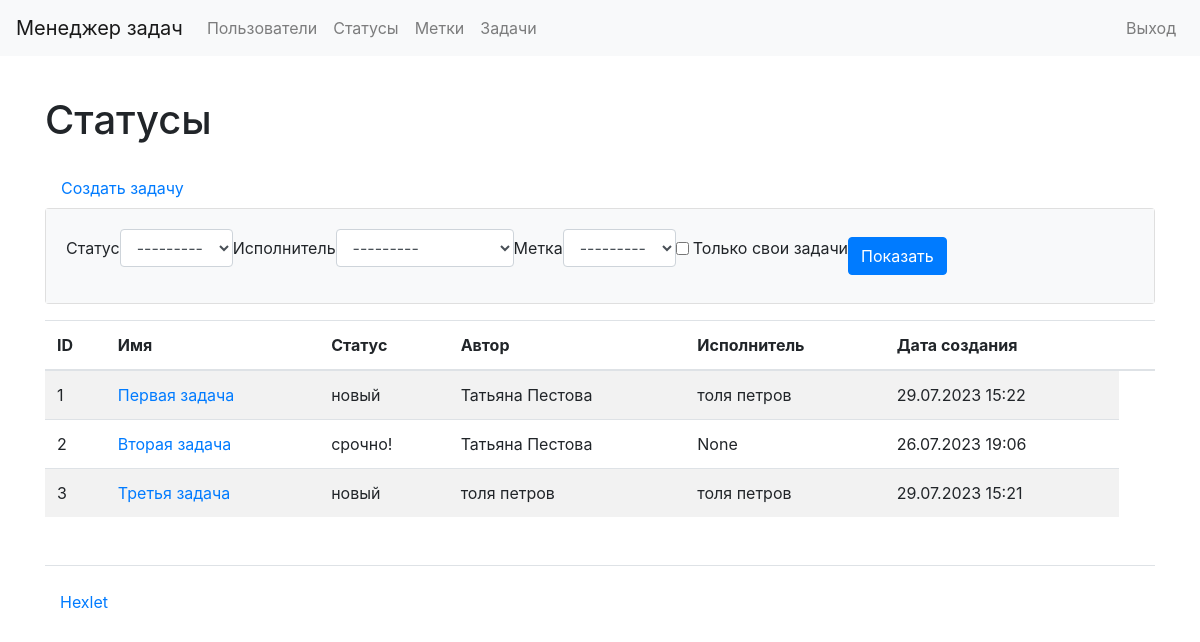
Screenshot of /tasks/ (signed in) with the database file from the repository.
### task_manager/tasks/models.py (models this page shows, shortened)
class Tasks(models.Model):
    name = models.CharField(max_length=150, verbose_name=_('Name'))
    author = models.ForeignKey(User, on_delete=models.PROTECT,
                               related_name='author',
                               verbose_name=_('Author'))
    description = models.TextField(max_length=10000,
                                   blank=True,
                                   null=True,
                                   verbose_name=_('Description'))
    status = models.ForeignKey(Statuses, on_delete=models.PROTECT,
                               verbose_name=_('Status'))
    executor = models.ForeignKey(User, on_delete=models.PROTECT,
                                 null=True,
                                 blank=True,
                                 related_name='executor',
                                 verbose_name=_('Executor'))
    labels = models.ManyToManyField(Labels, verbose_name=_('Labels'),
                                    through="TasksLabels",
                                    blank=True)
    created_at = models.DateTimeField(auto_now=True)

### task_manager/statuses/models.py (models this page shows)
class Statuses(models.Model):
    name = models.CharField(max_length=100,
                            verbose_name=_('Name'),
                            unique=True)
    created_at = models.DateTimeField(auto_now=True,
                                      verbose_name=_('Creation date'))
    def __str__(self):
        return self.name

### task_manager/tasks/views.py (the view)
# urls.py: path('', views.TasksListView.as_view(),
class TasksListView(AuthRequiredMixin, FilterView):
    template_name = 'tasks/tasks_list.html'
    model = Tasks
    filterset_class = TaskFilter

### task_manager/labels/models.py (called while the page is built)
    def __str__(self):
        return self.name

### task_manager/users/mixins.py (called while the page is built)
    def dispatch(self, request, *args, **kwargs):
        if not request.user.is_authenticated:
            messages.error(request, self.auth_message)
            return redirect(reverse_lazy('login'))
        return super().dispatch(request, *args, **kwargs)

### task_manager/users/models.py (called while the page is built)
    def __str__(self):
        return f'{self.first_name} {self.last_name}'

### task_manager/templates/tasks/tasks_list.html
{% extends "base.html" %}
{% load bootstrap4 %}
{% block content %}
{% load i18n %}
<h1 class="my-4">{% trans "Statuses" %}</h1>
<a class="nav-link" href="{% url 'task_create' %}">{% trans "Create task" %}</a>
<div class="card mb-3">
  <div class="card-body bg-light">
      <form class="form-inline center" method="get">
          {% bootstrap_form filter.form field_class="mr-3 ml-2" %}
          <button class="btn btn-primary" type="submit">{% trans "Show" %}</button>
      </form>
  </div>
</div>
<table class="table table-striped">
  <thead>
    <tr>
      <th>ID</th>
      <th>{% trans "Name" %}</th>
      <th>{% trans "Status" %}</th>
      <th>{% trans "Author" %}</th>
      <th>{% trans "Executor" %}</th>
      <th>{% trans "Creation date" %}</th>
      <th></th>
    </tr>
  </thead>
  <tbody>
    {% for task in tasks_list %}
        <tr>
          <td>
            {{ task.pk }}
          </td>
          <td>
            <a href="{% url 'task_detail' task.pk %}">{{ task.name }}</a>
          </td>
          <td>
            {{ task.status }}
          </td>
          <td>
            {{ task.author }}
          </td>
          <td>
            {{ task.executor }}
          </td>
          <td>{{ task.created_at|date:"d.m.Y H:i" }}</td>
        </tr>
        {% endfor %}
  </tbody>
</table>
{% endblock %}

### rows the page displays
Tasks: pk "1", name "Первая задача", status "новый", author "Татьяна Пестова", executor "толя петров", created_at "29.07.2023 15:22"
Tasks: pk "2", name "Вторая задача", status "срочно!", author "Татьяна Пестова", executor "None", created_at "26.07.2023 19:06"
Tasks: pk "3", name "Третья задача", status "новый", author "толя петров", executor "толя петров", created_at "29.07.2023 15:21"
